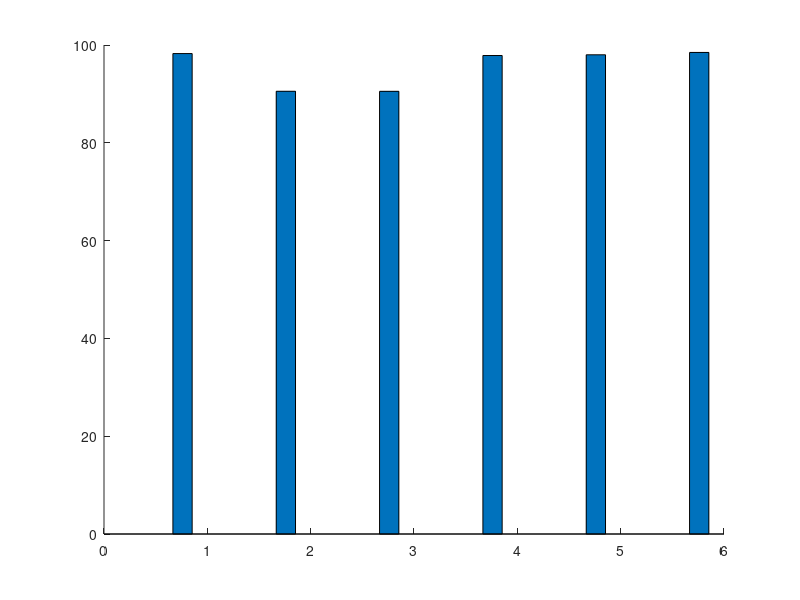

The MATLAB script that drew this image: (Note: this script raises an error after producing the figure.)
% PLOT RESULTS FROM MPC WITH LINEAR SVMs
% Author: HENRI DE PLAEN

%% PRELIMINARIES
clear all ; close all ; clc ;

%% VALUES
mthds = {['(P)1NN'], ...
    ['(P)2NN'], ...
    ['(P)3NN'], ...
    ['(P)PCA8-(P)1NN'], ...
    ['(P)PCA16-(P)1NN'], ...
    ['\chi^2-(P)1NN']} ;

acc = [98.25; ...
    90.54; ...
    90.53; ...
    97.85; ...
    98.00; ...
    98.48] ;

acc = [acc, acc, acc] ;

timing = [180, 366.55, 673.35 ; ...
    200, 419, 802 ; ...
    221, 465, 868 ; ...
    50, 74, 149 ; ...
    72, 147, 286 ; ...
    155, 269, 558] ;

rounds = [139, 352, 686 ; ...
    652, 1486, 2792 ; ...
    958, 2206, 4160 ; ...
    141, 354, 688 ; ...
    141, 354, 688 ; ...
    139, 352, 686] ;
    
comm = [55650, 139350, 278850 ; ...
    148040, 369740, 739249 ; ...
    208962, 522162, 1044162 ; ...
    35682, 87882, 174882 ; ...
    41514, 98279, 199914 ; ...
    49650, 124350, 248850] ;
    


%% PLOTS
figure ;
b = bar(acc,'group', 'FaceColor','flat') ;
b(1).FaceColor = 'black' ;
b(2).FaceColor = [.5 .5 .5] ;
b(3).FaceColor = 'white' ;
xlabel('Model') ; ylabel('Accuracy') ;
ylim([85 100]) ;
ax = gca ;
%ax.XAxisLocation = 'origin' ;
%ax.YAxisLocation = 'origin' ;
set(0,'DefaultLineColor','k') ;
set(gca,'box','off') ;
set(gca, 'FontName', 'Baskervald ADF Std') ;
set(gca, 'FontSize', 23) ;
set(gca,'LineWidth',2) ;
%axis([0 it(end) -20 5]) ;
leg = legend() ;
set(leg,'visible','off') ;
set(gca,'xtick',[])
%%%%%%%%%%%%%%%%%%%%%%%%%%%%%%%%

figure ;
b = bar(timing,'group', 'FaceColor','flat') ;
b(1).FaceColor = 'black' ;
b(2).FaceColor = [.5 .5 .5] ;
b(3).FaceColor = 'white' ;
xlabel('Model') ; ylabel('Run time [s]') ;
%ylim([85 100]) ;
ax = gca ;
%ax.XAxisLocation = 'origin' ;
%ax.YAxisLocation = 'origin' ;
set(0,'DefaultLineColor','k') ;
set(gca,'box','off') ;
set(gca, 'FontName', 'Baskervald ADF Std') ;
set(gca, 'FontSize', 23) ;
set(gca,'LineWidth',2) ;
%axis([0 it(end) -20 5]) ;
leg = legend() ;
set(leg,'visible','off') ;
set(gca,'xticklabel',mthds);
xtickangle(45);
%%%%%%%%%%%%%%%%%%%%%%%%%%%%%%%%

figure ;
b = bar(rounds,'group', 'FaceColor','flat') ;
b(1).FaceColor = 'black' ;
b(2).FaceColor = [.5 .5 .5] ;
b(3).FaceColor = 'white' ;
xlabel('Model') ; ylabel('Rounds') ;
%ylim([85 100]) ;
ax = gca ;
%ax.XAxisLocation = 'origin' ;
%ax.YAxisLocation = 'origin' ;
set(0,'DefaultLineColor','k') ;
set(gca,'box','off') ;
set(gca, 'FontName', 'Baskervald ADF Std') ;
set(gca, 'FontSize', 23) ;
set(gca,'LineWidth',2) ;
%axis([0 it(end) -20 5]) ;
leg = legend() ;
set(leg,'visible','off') ;
set(gca,'xtick',[])
%%%%%%%%%%%%%%%%%%%%%%%%%%%%%%%%

figure ;
b = bar(comm,'group', 'FaceColor','flat') ;
b(1).FaceColor = 'black' ;
b(2).FaceColor = [.5 .5 .5] ;
b(3).FaceColor = 'white' ;
xlabel('Model') ; ylabel('SCALE Packets') ;
%ylim([85 100]) ;
ax = gca ;
%ax.XAxisLocation = 'origin' ;
%ax.YAxisLocation = 'origin' ;
set(0,'DefaultLineColor','k') ;
set(gca,'box','off') ;
set(gca, 'FontName', 'Baskervald ADF Std') ;
set(gca, 'FontSize', 23) ;
set(gca,'LineWidth',2) ;
%axis([0 it(end) -20 5]) ;
leg = legend() ;
set(leg,'visible','off') ;
set(gca,'xticklabel',mthds);
xtickangle(45);
%%%%%%%%%%%%%%%%%%%%%%%%%%%%%%%%